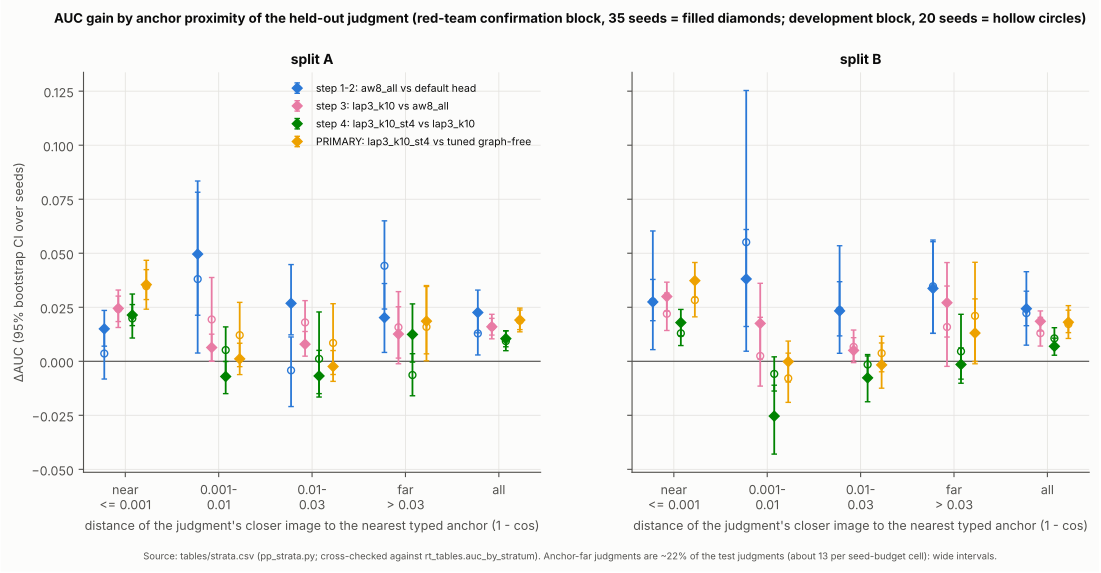

Python code for this plot:
"""Figure 6: where the gain lives - AUC gain by distance of the held-out judgment to the nearest typed anchor (ideal image): anchor-near (<= 0.001), 0.001-0.01, 0.01-0.03, anchor-far (> 0.03: both images > 0.03 from
every anchor), and all judgments.  Red-team development block (seeds 8800-8819, 20 seeds; budgets 10-60, 3 draws; a1c: budgets 20/40, 2 draws) and, if complete, the red-team confirmation block (8850-8884, 35 seeds; filled diamonds).  Confirmation estimates are
drawn as filled diamonds (development = hollow circles).  The bars on the lower axis give the share of judgments in each stratum.  Data: tables/strata.csv, tables/anchor_fractions.csv (pp_strata.py)."""
import sys
from pathlib import Path
sys.path.insert(0, str(Path(__file__).resolve().parents[1]))
import numpy as np, pandas as pd
import matplotlib.pyplot as plt
import pp_lib as L, pp_style as S

S.setup(); t = pd.read_csv(L.TABLES / "strata.csv"); fr = pd.read_csv(L.TABLES / "anchor_fractions.csv")
ST = ["near<=0.001", "0.001-0.01", "0.01-0.03", "far>0.03", "all"]; XL = ["near\n<= 0.001", "0.001-\n0.01", "0.01-\n0.03", "far\n> 0.03", "all"]
PAIRS = [("aw8_all", "baseline", "step 1-2: aw8_all vs default head", "#2a78d6"), ("lap3_k10", "aw8_all", "step 3: lap3_k10 vs aw8_all", "#e87ba4"), ("lap3_k10_st4", "lap3_k10", "step 4: lap3_k10_st4 vs lap3_k10", "#008300"), ("lap3_k10_st4", "aw8_all_st2lr0.5", "PRIMARY: lap3_k10_st4 vs tuned graph-free", "#eda100")]
fig, axs = plt.subplots(2, 1, figsize=(9.5, 9), gridspec_kw=dict(height_ratios=[3.2, 1], hspace=0.3), sharex=False)
fig2, axs2 = plt.subplots(1, 2, figsize=(13, 5.2), sharey=True)
for ax_i, split in enumerate(("A", "B")):
    ax = axs2[ax_i]; ax.axhline(0, color=S.INK2, lw=0.8)
    for k, (c, r, lab, col) in enumerate(PAIRS):
        for src, mk, fill in (("confirmation", "D", True), ("development", "o", False)):
            d = t[(t.source.str.startswith(src)) & (t.cand == c) & (t.ref == r) & (t.split == split) & (t.metric == "auc")].set_index("stratum").reindex(ST).dropna(subset=["gain"])
            if not len(d): continue
            xs = np.array([ST.index(s) for s in d.index]) + (k - 1.5) * 0.15
            ax.errorbar(xs, d.gain, yerr=[d.gain - d.lo, d.hi - d.gain], fmt=mk, color=col, mfc=col if fill else "none", ms=5, lw=1.3, capsize=2, label=lab if (src == "confirmation") else None)
    ax.set_xticks(range(len(ST))); ax.set_xticklabels(XL); ax.set_xlabel("distance of the judgment's closer image to the nearest typed anchor (1 - cos)"); ax.set_title(f"split {split}")
    if ax_i == 0: ax.set_ylabel("ΔAUC (95% bootstrap CI over seeds)"); ax.legend(fontsize=7.5, loc="upper right")
fig2.suptitle("AUC gain by anchor proximity of the held-out judgment (red-team confirmation block, 35 seeds = filled diamonds; development block, 20 seeds = hollow circles)", fontsize=9.5, fontweight="bold", y=1.0)
S.save(fig2, "fig6_anchor_strata", "Source: tables/strata.csv (pp_strata.py; cross-checked against rt_tables.auc_by_stratum). Anchor-far judgments are ~22% of the test judgments (about 13 per seed-budget cell): wide intervals.", note_y=-0.04)
plt.close(fig)
fig, ax = plt.subplots(figsize=(7, 3.2)); sel = fr[fr.stratum.isin(ST[:4])]
for k, (name, col) in enumerate((("any typed anchor (references + utility + outer-test ideal images)", "#2a78d6"), ("reference images only", "#eb6834"))):
    d = sel[sel.anchor_set == name].set_index("stratum").reindex(ST[:4]); ax.bar(np.arange(4) + (k - 0.5) * 0.36, d.share_of_judgments * 100, width=0.34, color=col, label=name)
    for x, v in zip(np.arange(4) + (k - 0.5) * 0.36, d.share_of_judgments * 100): ax.text(x, v + 0.8, f"{v:.0f}%", ha="center", fontsize=7, color=S.INK2)
ax.set_xticks(range(4)); ax.set_xticklabels(XL[:4]); ax.set_ylabel("% of held-out judgments"); ax.legend(fontsize=7); ax.set_title("Share of held-out judgments by distance to the nearest typed anchor")
S.save(fig, "fig6b_anchor_fractions", "Source: tables/anchor_fractions.csv (pp_strata.py), 2359 judgments (20 seeds x splits A, B).", note_y=-0.12)
